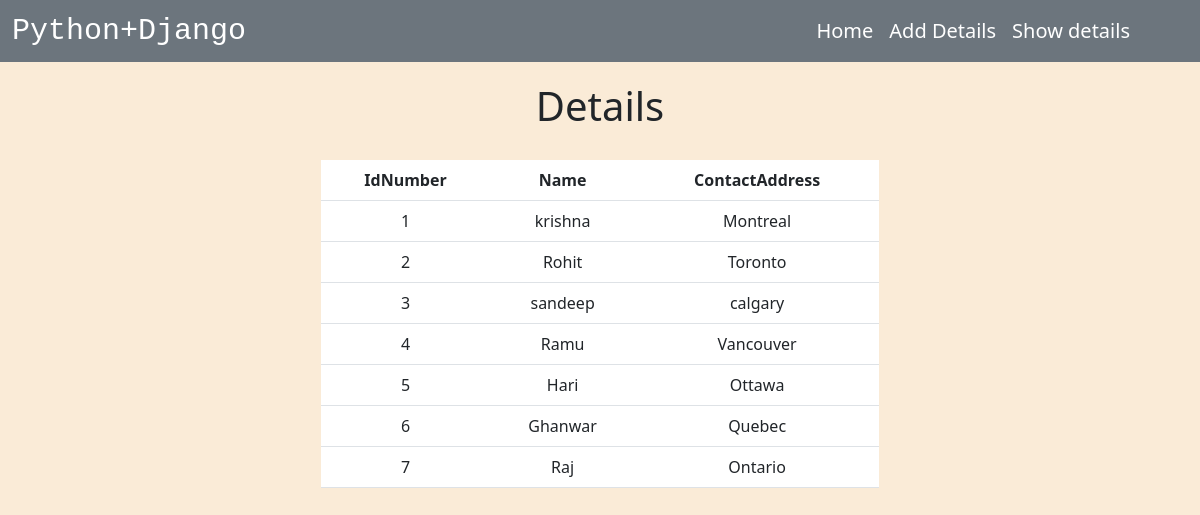
Screenshot of /details/ with the database file from the repository.
### FIRSTAPPLICATION/models.py (models this page shows)
class Name(models.Model):
    Idnumber = models.IntegerField(null=True)
    name = models.CharField(max_length=30)
    contactaddress = models.CharField(null=True, max_length=30)

### FIRSTAPPLICATION/views.py (the view)
# urls.py: path("details/", views.showDetails, name="showdetails"),
def showDetails(request):
    details = Name.objects.all()
    return render(request, 'showdetails.html', {'details':details})

### FIRSTAPPLICATION/templates/showdetails.html
{% extends 'base.html' %}
{% load static %}
{% block cssfiles %}
    <link rel="stylesheet" href="{% static 'FIRSTAPPLICATION/css/styles.css' %}">
{% endblock %}
{% block content%}
        <h1 class="details">Details</h1>
        <div class = "detailstable">
            <table class="table table-hover">
                <thead>
                  <tr>
                    <th scope="col">IdNumber</th>
                    <th scope="col">Name</th>
                    <th scope="col">ContactAddress</th>
                  </tr>
                </thead>
                <tbody>
                    {% for item in details%}
                        <tr>
                            <td>{{item.Idnumber}}</td>
                            <td>{{item.name}}</td>
                            <td>{{item.contactaddress}}</td>
                        </tr>
                    {% endfor %}
                </tbody>
            </table>
        </div>
    </div>
{% endblock %}

### FIRSTAPPLICATION/templates/base.html (shortened to what this page needs)
<!doctype html>
<html lang="en">
    <head>
        <link href="https://cdn.jsdelivr.net/npm/bootstrap@5.3.0-alpha1/dist/css/bootstrap.min.css" rel="stylesheet">
        {% block cssfiles%}
        {% endblock %}
    </head>
    <body>
        <nav class="navbar navbar-expand-lg bg-secondary">
            <div class="container-fluid">
                <div class="title">
                    <a class="navbar-brand" href="{% url 'home' %}">Python+Django</a>
                </div>
                <div class="collapse navbar-collapse" id="navbarSupportedContent">
                    <ul class="navbar-nav ms-auto mb-2 mb-lg-0">
                        <li class="nav-item">
                            <a class="text-white nav-link active" aria-current="page" href="{% url 'home' %}">Home</a>
                        </li>
                        <li class="nav-item">
                            <a class="text-white nav-link" href="{% url 'adddetails' %}">Add Details</a>
                        </li>
                        <li class="nav-item">
                            <a class="text-white nav-link" href="{% url 'showdetails' %}">Show details</a>
                        </li>
                    </ul>
                </div>
            </div>
        </nav>
        <div class = "container">
            {% block content %}
            {% endblock %}
    </body>
</html>

### FIRSTAPPLICATION/static/FIRSTAPPLICATION/css/styles.css (style rules this page uses)
body { margin:0; background-color: antiquewhite; }
.title a { font-size: 30px; font-family: 'Futura', Courier, monospace; color: white; }
.collapse { padding-right: 50px; font-size: 20px; }
.details { text-align: center; margin: 20px 0; }
.detailstable { width: 50%; margin:auto; margin-top: 30px;; text-align: center; }

### rows the page displays
Name: Idnumber "1", name "krishna", contactaddress "Montreal"
Name: Idnumber "2", name "Rohit", contactaddress "Toronto"
Name: Idnumber "3", name "sandeep", contactaddress "calgary"
Name: Idnumber "4", name "Ramu", contactaddress "Vancouver"
Name: Idnumber "5", name "Hari", contactaddress "Ottawa"
Name: Idnumber "6", name "Ghanwar", contactaddress "Quebec"
Name: Idnumber "7", name "Raj", contactaddress "Ontario"
